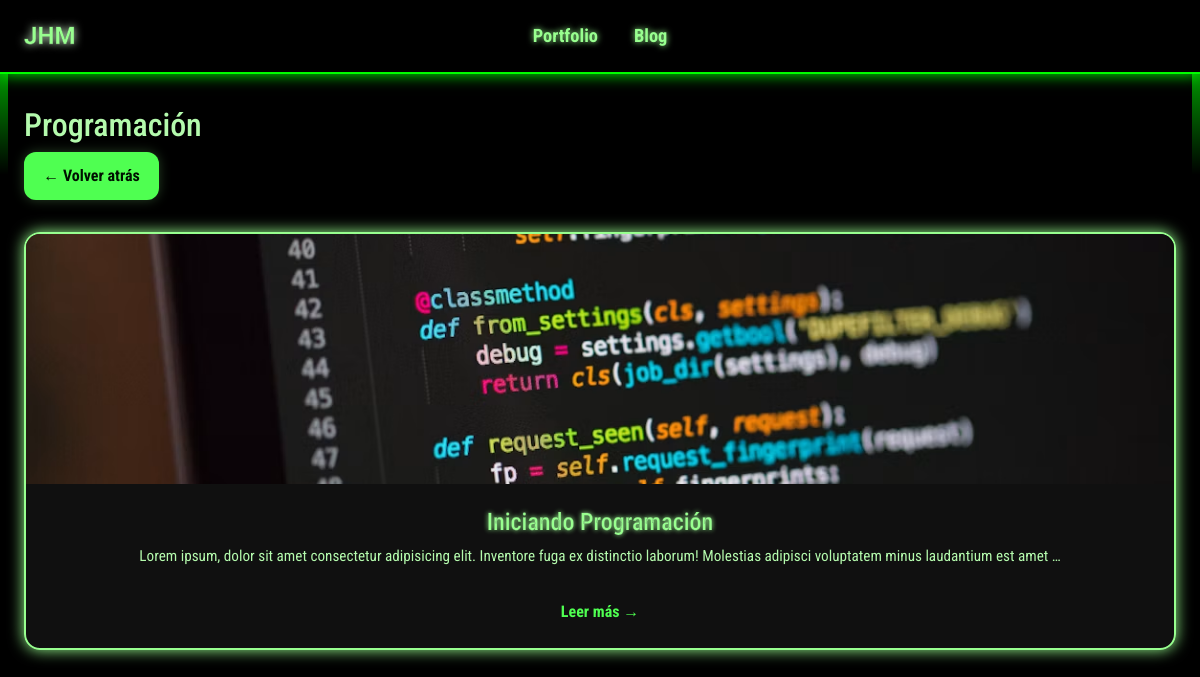
The page /blog/category/Programación/ on the database its author committed.
### blog/models.py (models this page shows, shortened)
class Category(models.Model):
    name = models.CharField(max_length=30)
    class Meta:
        verbose_name_plural = "categories"

class Post(models.Model):
    title = models.CharField(max_length=255)
    body = models.TextField()
    created_on = models.DateTimeField(auto_now_add=True)
    last_modified = models.DateTimeField(auto_now=True)
    categories = models.ManyToManyField("Category", related_name="posts")
    image = models.ImageField(upload_to="blog_images/", null=True, blank=True)

### blog/views.py (the view)
# urls.py: path("category/<category>/", views.blog_category, name="blog_category"),
def blog_category(request, category):
    posts = Post.objects.filter(
        categories__name__contains=category
    ).order_by("-created_on")
    context = {
        "category": category,
        "posts": posts,
    }
    return render(request, "blog/category.html", context)

### blog/templates/blog/category.html
{% extends "blog/index.html" %}
{% block page_title %}
<h2>{{ category }}</h2>
{% endblock page_title %}

### blog/templates/blog/index.html (shortened to what this page needs)
{% extends "blog/base.html" %}
{% load static %}
{% block page_content %}
    <div class="back-link-wrap">
        <a href="javascript:history.back()" class="back-link">← Volver atrás</a>
    </div>
    {% block posts %}
        <div class="projects-container blog-grid">
            {% for post in posts %}
                <article class="project-card post-card">
                    {% if post.image %}
                        <img src="{{ post.image.url }}" alt="{{ post.title }}">
                    {% else %}
                        <img src="{% static 'imagen_perdeterminada.avif'%}" alt="{{ post.title }}">
                    {% endif %}
                    <div class="project-info">
                        <h3>{{ post.title }}</h3>
                        <p>{{ post.body|truncatewords:20 }}</p>
                        <a href="{% url 'blog_detail' post.pk %}" class="project-link">
                            Leer más →
                        </a>
                    </div>
                </article>
            {% empty %}
                <p class="empty-state">Todavía no hay publicaciones en el blog.</p>
            {% endfor %}
        </div>
    {% endblock posts %}
{% endblock page_content %}

### blog/static/blog.css (style rules this page uses)
:root { --colorVerde: #00ff00; --colorFondo: #000000; --colorSideBar1 : #4fff51; --colorSideBar2 : #99ff99c6; --colorSideBarHover: #52864d; --colorH1 : #98ff8f; --colorP : #b4faad; --colorH2 : #91ff87; --colorH3 : #98ff8f; --colorBorde : #60785e; --colorShadowH1 : #98ff8f; --colorShadowH2 : #15ff00; --colorShadowH3 : #98ff8f; --colorShadowP : #8eff83; --colorFondoPC : rgba(20, 20, 20, 0.8); --colorBordeYShadowPC : #98ff8f; --colorBordeHoverPC : #b4faad; --colorFondoLinka : #4fff51; --colorFondoLinkb : #98ff8f; --colorHoverLinka : #98ff8f; --colorHoverLinkb : #b4faad; --colorLogo : #98ff8f; --colorLogoShadowa : #d8ffd5; --colorLogoShadowb : #c6ffc1; --fondo-contenido : rgba(255, 255, 255, 0.02); --colorRojoTC: #ff0000; --colorFondoTC: #eeeeee; --colorSideBar1TC: #ff5151; --colorSideBar2TC: #ff9999c6; --colorSideBarHoverTC: #864d4d; --colorH1TC: #ff8f98; --colorPTC: #faadb4; --colorH2TC: #ff8791; --colorH3TC: #ff8f98; --colorBordeTC: #785e60; --colorShadowH1TC: #ff8f98; --colorShadowH2TC: #ff0015; --colorShadowH3TC: #ff8f98; --colorShadowPTC: #ff838e; --colorFondoPCTC: rgba(20, 20, 20, 0.8); --colorBordeYShadowPCTC: #ff8f98; --colorBordeHoverPCTC: #faadb4; --colorFondoLinkaTC: #ff5151; --colorFondoLinkbTC: #ff8f98; --colorHoverLinkaTC: #ff8f98; --colorHoverLinkbTC: #faadb4; --colorLogoTC: #ff8f98; --colorLogoShadowaTC: #ffd5d8; --colorLogoShadowbTC: #ffc1c6; }
body { background-color: var(--colorFondo); background-repeat: no-repeat; background-size: cover; background-attachment: fixed; background-position: center; font-family: "Roboto Condensed"; margin: 0; min-height: 100vh; overflow-x: hidden; scroll-behavior: smooth; transition: background-color 0.3s ease; color: var(--colorP); }
.projects-container { display: grid; grid-template-columns: repeat(auto-fit, minmax(260px, 1fr)); gap: 1.5rem; margin-top: 2rem; }
.post-card { min-height: 100%; display: flex; flex-direction: column; }
.post-card img { width: 100%; height: 220px; object-fit: cover; }
.post-card .project-info { flex: 1; display: flex; flex-direction: column; justify-content: space-between; }
.post-card .project-link { display: inline-block; margin-top: 1rem; color: var(--colorFondoLinka); font-weight: bold; text-decoration: none; }
.project-card { background: var(--colorFondoPC); border: 2px solid var(--colorBordeYShadowPC); border-radius: 1rem; overflow: hidden; transition: all 0.3s ease; cursor: pointer; box-shadow: 0 0 15px var(--colorBordeYShadowPC); position: relative; z-index: 1; }
.project-card img { width: 100%; height: 250px; object-fit: cover; display: block; }
.project-info { padding: 1.5rem; display: flex; flex-direction: column; align-items: center; text-align: center; }
.project-info h3 { color: var(--colorH3); -webkit-text-stroke: 0.015rem var(--colorBorde); text-shadow: 0 0 5px var(--colorShadowH3); font-size: 1.5rem; margin-bottom: 0.5rem; }
.project-info p { color: var(--colorP); font-size: 0.95rem; width: 100%; text-align: center; margin-bottom: 1rem; }
.back-link-wrap { margin-bottom: 1.25rem; }
.back-link { display: inline-flex; align-items: center; gap: 0.5rem; border-radius: 0.75rem; padding: 0.75rem 1.2rem; background: var(--colorFondoLinka); color: #001100; font-weight: 700; text-decoration: none; transition: transform 0.2s ease, background 0.2s ease; box-shadow: 0 0 12px rgba(152, 255, 143, 0.25); }

### rows shown on the page
Category: name "Programación"
Post: title "Iniciando Programación", body "Lorem ipsum, dolor sit amet consectetur adipisicing elit. Inventore fuga ex distinctio laborum! Molestias adipisci voluptatem minus laudantium est amet …"
